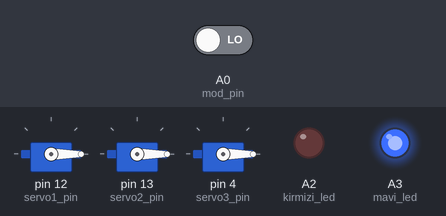
Recording of a sketch running on a simulated Arduino Uno, built with avr-gcc and run on an emulated ATmega328P. On the bench: 3 × servo, output pins drawn as LEDs (lit = HIGH). The test bench sets the inputs (shaded band); at power-on: A0 (mod_pin) LOW.

Above: at 0.05 s.
At 1.15 s:
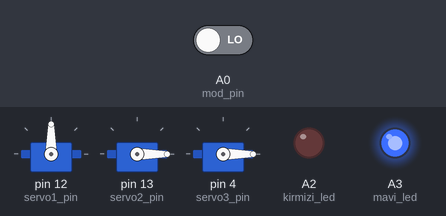
At 2.25 s:
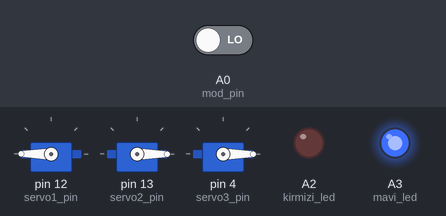
At 4.5 s:
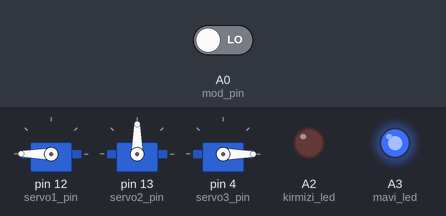
At 6.75 s:
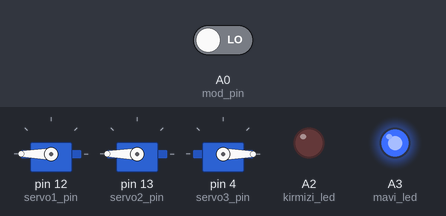
At 9.0 s:
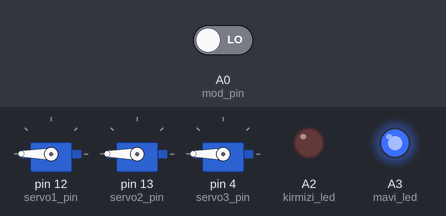
Timing chart, 0 to 11.7 s (numbered marks = the images above):
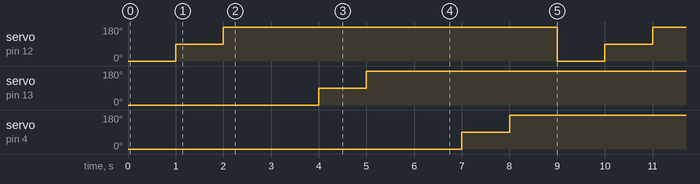

The sketch:

servo_led_test.ino
```cpp
#include <Servo.h>

#define mod_pin A0
#define kirmizi_led A2
#define mavi_led A3

#define servo1_pin 12
#define servo2_pin 13
#define servo3_pin 4

Servo servo1;
Servo servo2;
Servo servo3;

bool kirmizi_takim = false;

void setup() {
  pinMode(mod_pin, INPUT);

  pinMode(kirmizi_led, OUTPUT);
  pinMode(mavi_led, OUTPUT);

  servo1.attach(servo1_pin);
  servo2.attach(servo2_pin);
  servo3.attach(servo3_pin);

  servo1.write(90);
  servo2.write(0);
  servo3.write(0);

  int mod_deger = digitalRead(mod_pin);

  kirmizi_takim = (mod_deger == HIGH);

  digitalWrite(kirmizi_led, kirmizi_takim ? HIGH : LOW);
  digitalWrite(mavi_led, kirmizi_takim ? LOW : HIGH);
}

void loop() {
  servo1.write(0);
  delay(1000);
  servo1.write(90);
  delay(1000);
  servo1.write(180);
  delay(1000);

  servo2.write(0);
  delay(1000);
  servo2.write(90);
  delay(1000);
  servo2.write(180);
  delay(1000);

  servo3.write(0);
  delay(1000);
  servo3.write(90);
  delay(1000);
  servo3.write(180);
  delay(1000);
}
```

Measured:
- by itself, servo on pin 12 (servo1_pin), servo on pin 13 (servo2_pin), servo on pin 4 (servo3_pin): repeats every 9.0 s: 180° 7.0 s, 0° 1.0 s, 90° 1.0 s
